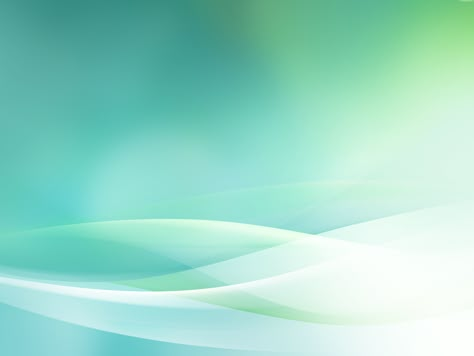
#> input picture .conversation/edu-test/.conversation/Edu/.conversation/Edu/Edu/attached_assets/20260430_115315_0_io_thread_1777531658261_1779186936558.jpg, 474 x 356 px; its folder holds only this picture in this run
$ python -i cutout.py   (imports and definitions only)
#> lines starting #> are read from the running program, lines starting #| are printed output that depends on the picture; after the words box and inside, x2 and y2 are one past the last pixel; in counts of white or black regions, pixels touching at a corner belong together
#> further down, picture is the input picture: PIL image 474x356 RGB; mean R, G, B 152.3, 216, 199.9
### services/heavy_gate.py
"""Og'ir ishlar darvozasi — server xotirasi to'lib, bot qotib qolmasligi uchun.

2 GB li serverda xotira 100% ga chiqib, bot 40 daqiqa qotib turgan edi. Sabab bitta emas: xotira ko'p
yeydigan ishlar (brauzer — Chromium, LibreOffice, 3D model o'girish — node, ONNX, PDF→Word) har biri o'zi
xohlagan paytda boshlanardi; bir vaqtda 3-4 mijoz buyurtma bersa, ular birga xotirani to'ldirardi.

Endi har shunday ish shu yerdan ruxsat oladi (pikni kutib turmaymiz — unga yo'l qo'ymaymiz):

- bir vaqtda ko'pi bilan `parallel()` ta: 2 GB serverda 1, 4 GB da 2, kattasida 3 (`HEAVY_PARALLEL`);
- boshlashdan oldin bo'sh xotira (`MemAvailable`) tekshiriladi: ishning ehtiyoji + `RESERVE_MB` (250) bo'lishi
  shart, yaqinda boshlangan ishlarning hali yemagan xotirasi ham hisobga olinadi;
- yetmasa ish boshlanmaydi — navbatda kutadi. Ortiqcha yuk qotishga emas, kechikishga aylanadi; mijoz navbatni
  ko'rmaydi (kutish xabarlari va qiziqarli ma'lumotlar almashib turadi);
- navbat ustuvorlik bo'yicha: mijoz kutayotgan ish (`ODDIY`) fon ishidan (`FON` — do'kon ko'rgazmasi, 3D
  katalogni oldindan yuklash) oldin o'tadi, bir xil ustuvorlikda — kelish tartibida;
- ichma-ich so'rov (bosqich ruxsat olgan, uning ichidagi render ham so'raydi) qayta kutmaydi — ruxsat
  `contextvars` orqali oqimga ham o'tadi (`asyncio.to_thread`, `context.run`);
- buyurtma abadiy osilib qolmasin: hech narsa ishlamayotgan bo'lsa-yu xotira baribir yetmasa (masalan bot o'zi
  katta), `GRACE` soniyadan keyin ish boshlanadi; ruxsat olib `STALE` dan ko'p turgan ish (osilib qolgan)
  sanalmaydi.

Kernel bilan ham kelishilgan: brauzer, node, LibreOffice jarayonlari `oom_score_adj=1000` bilan belgilanadi
(`mark_children`) — xotira baribir tugasa, Linux (yoki earlyoom) botni emas, avval ularni o'chiradi.
"""
import asyncio
import contextlib
import contextvars
import functools
import heapq
import itertools
import logging
import os
import threading
import time
from typing import Dict, List, Optional, Tuple

log = logging.getLogger(__name__)

# Ustuvorlik: kichigi oldin.
TEZ, ODDIY, FON = 0, 1, 2


def _env_int(name: str, default: int) -> int:
    try:
        return int(os.getenv(name) or default)
    except ValueError:
        return default


# Har ish turining taxminiy eng katta xotirasi (MB) — o'lchovlar bo'yicha, `HEAVY_*_MB` bilan o'zgaradi.
BROWSER_MB = _env_int("HEAVY_BROWSER_MB", 450)     # Chromium + Playwright drayveri, 1920×1080 sahifa
OFFICE_MB = _env_int("HEAVY_OFFICE_MB", 350)       # LibreOffice (PPTX/DOCX → PDF)
ONNX_MB = _env_int("HEAVY_ONNX_MB", 500)           # ISNet (fonni olib tashlash)
PDF_MB = _env_int("HEAVY_PDF_MB", 400)             # pdf2docx
DECK3D_MB = _env_int("HEAVY_DECK3D_MB", 400)       # 3D taqdimotni yig'ish (GLB modellar, soddalashtirish)
RESERVE_MB = _env_int("HEAVY_RESERVE_MB", 250)     # bot va tizim uchun doim bo'sh qoladigan xotira
GRACE = float(_env_int("HEAVY_GRACE_SEC", 45))
STALE = float(_env_int("HEAVY_STALE_SEC", 20 * 60))
RAMP = 20.0                                        # yangi boshlangan ish shu vaqt ichida xotirasini to'liq yeydi
POLL = 0.5

# Kernel xotira tugaganda birinchi o'chiradigan jarayonlar (nomi /proc/<pid>/comm, 15 belgigacha).
VICTIMS = ("chrome", "headless", "node", "soffice", "ffmpeg", "oosplash")


# ───────────────────────────────────────────── xotira

def meminfo() -> Dict[str, int]:
    """/proc/meminfo (MB). Linux bo'lmasa — bo'sh."""
    out: Dict[str, int] = {}
    try:
        with open("/proc/meminfo", encoding="ascii") as fh:
            for line in fh:
                key, value = line.split(":", 1)
                out[key] = int(value.split()[0]) // 1024
    except (OSError, ValueError, IndexError):
        pass
    return out


def available_mb() -> Optional[int]:
    return meminfo().get("MemAvailable")


def parallel() -> int:
    """Bir vaqtda nechta og'ir ish: `HEAVY_PARALLEL` yoki server xotirasiga qarab."""
    env = os.getenv("HEAVY_PARALLEL")
    if env:
        try:
            return max(1, int(env))
        except ValueError:
            pass
    total = meminfo().get("MemTotal", 0)
    if not total:
        return 2
    return 1 if total < 3000 else 2 if total < 6000 else 3


# ───────────────────────────────────────────── navbat

_cond = threading.Condition(threading.Lock())
_seq = itertools.count(1)
_active: Dict[int, dict] = {}            # ruxsat olganlar: chipta → {label, need, since}
_queue: List[Tuple[int, int]] = []       # kutayotganlar (heap): (ustuvorlik, chipta)
_waiting: Dict[int, dict] = {}           # chipta → {label, need, since, priority}
_held: contextvars.ContextVar = contextvars.ContextVar("heavy_gate_held", default=None)
_priority: contextvars.ContextVar = contextvars.ContextVar("heavy_gate_priority", default=ODDIY)
stats = {"admitted": 0, "waited": 0, "longest_wait": 0.0, "forced": 0}


def _live(now: float) -> List[dict]:
    return [a for a in _active.values() if now - a["since"] < STALE]


def _admit(ticket: int) -> bool:
    """Navbat boshidagi chiptani o'tkazish mumkinmi (qulf ostida chaqiriladi)."""
    if not _queue or _queue[0][1] != ticket:
        return False
    info = _waiting[ticket]
    now = time.time()
    live = _live(now)
    if len(live) >= parallel():
        return False
    forced = False
    avail = available_mb()
    if avail is not None:
        # Yaqinda boshlangan ish hali xotirasini to'liq yemagan — uni ham band deb hisoblaymiz.
        ramping = sum(a["need"] for a in live if now - a["since"] < RAMP)
        if avail - ramping < info["need"] + RESERVE_MB:
            if live or now - info["since"] < GRACE:
                return False
            forced = True                       # hech narsa ishlamayapti — kutishdan foyda yo'q
    heapq.heappop(_queue)
    _waiting.pop(ticket, None)
    _active[ticket] = {"label": info["label"], "need": info["need"], "since": now}
    waited = now - info["since"]
    stats["admitted"] += 1
    if waited >= 1.0:
        stats["waited"] += 1
        stats["longest_wait"] = max(stats["longest_wait"], waited)
    if forced:
        stats["forced"] += 1
        log.warning("Og'ir ish: xotira kam (%s MB), lekin boshqa ish yo'q — boshlanadi: %s", avail, info["label"])
    elif waited >= 5.0:
        log.info("Og'ir ish %.0f s navbatda kutdi: %s", waited, info["label"])
    return True


def _enqueue(label: str, need_mb: int, priority: Optional[int]) -> int:
    prio = _priority.get() if priority is None else priority
    with _cond:
        ticket = next(_seq)
        _waiting[ticket] = {"label": label, "need": int(need_mb or 0), "since": time.time(), "priority": prio}
        heapq.heappush(_queue, (prio, ticket))
    return ticket


# [8 lines left out: function _drop, not called in this run]


def _release(ticket: int) -> None:
    with _cond:
        _active.pop(ticket, None)
        _cond.notify_all()


def held() -> bool:
    """Joriy ish allaqachon ruxsat olganmi."""
    return _held.get() is not None


@contextlib.contextmanager
def slot(label: str, need_mb: int, priority: Optional[int] = None):
    """Sinxron (oqimdagi) ish uchun ruxsat: xotira va navbat yetguncha kutadi."""
    if _held.get() is not None:
        yield
        return
    ticket = _enqueue(label, need_mb, priority)
    try:
        with _cond:
            while not _admit(ticket):
                _cond.wait(POLL)
    except BaseException:
        _drop(ticket)
        raise
    token = _held.set(ticket)
    try:
        yield
    finally:
        _held.reset(token)
        _release(ticket)


@contextlib.asynccontextmanager
async def aslot(label: str, need_mb: int, priority: Optional[int] = None):
    """Asinxron kod uchun ruxsat: kutish hodisalar siklini to'xtatmaydi. Ruxsat ichidagi
    `asyncio.to_thread` / `context.run` oqimlariga ham o'tadi — u yerdagi `slot` qayta kutmaydi."""
    if _held.get() is not None:
        yield
        return
    ticket = _enqueue(label, need_mb, priority)
    try:
        while True:
            with _cond:
                if _admit(ticket):
                    break
            await asyncio.sleep(POLL)
    except BaseException:
        _drop(ticket)
        raise
    token = _held.set(ticket)
    try:
        yield
    finally:
        _held.reset(token)
        _release(ticket)


# [108 lines left out: functions guard, fon, snapshot, set_oom_score, _process_tree, mark_children and 1 more, not called in this run]

### services/pro3d/cutout.py
"""3D obyekt rasmining fonini olib tashlash (shaffof PNG).

Rasm modeli obyektni bir xil rangli fonda chizadi: odatda yashil ("chroma key", kinodagi yashil ekran),
obyektning o'zi yashil bo'lsa (barg, salat, qurbaqa) — pushti (magenta). Fon rangi bo'yicha o'chiriladi:
oq suyak, oq sut yoki yumshoq soya oq fondagidek fon bilan adashmaydi, obyekt ichidagi teshiklar ham
tozalanadi. Chetdagi yashil "nur" (spill) olib tashlanadi. Model fon rangini bermasa — eski yo'l:

1. ISNet (`isnet-general-use.onnx`, rembg loyihasining ochiq modeli) — sun'iy intellekt obyektni fondan
   ajratadi; oq suyak yoki oq tishli obyekt ham oq fonga "erib" ketmaydi. Model birinchi ishlatilganda
   yuklab olinadi (~180 MB) va keyin diskda turadi.
2. Zaxira — oq fonni rasm chetidan boshlab "to'ldirish": faqat chetga tutashgan oq soha o'chadi. Model
   yuklanmasa yoki onnxruntime o'rnatilmagan bo'lsa ham xizmat to'xtamaydi.

Ikkala yo'lda ham obyekt chetidagi oq "hoshiya" tozalanadi: yarim shaffof piksellar rangi oq fondan
ajratiladi (to'q ko'k slaydda obyekt atrofida oq chiziq qolmaydi).
"""
import logging
import os
import threading
from typing import Optional, Tuple

import numpy as np
from PIL import Image, ImageFilter

log = logging.getLogger(__name__)

MODEL_URL = "https://github.com/danielgatis/rembg/releases/download/v0.0.0/isnet-general-use.onnx"
MODEL_PATH = os.getenv("PRO3D_CUTOUT_MODEL") or os.path.join(
    os.path.expanduser("~"), ".cache", "edufayl", "isnet-general-use.onnx")
MODEL_SIZE = 1024
MIN_MODEL_BYTES = 100_000_000      # chala yuklangan fayl model emas

# Oq fon: har uch kanal shundan yorug' va rangsiz (kulrang emas) bo'lsa.
WHITE = 238
GREY_SPREAD = 20

_session = None
_session_lock = threading.Lock()
_session_failed = False


def _download(path: str) -> bool:
    import requests

    os.makedirs(os.path.dirname(path), exist_ok=True)
    part = path + ".part"
    try:
        with requests.get(MODEL_URL, stream=True, timeout=(15, 300)) as resp:
            resp.raise_for_status()
            with open(part, "wb") as out:
                for chunk in resp.iter_content(1 << 20):
                    out.write(chunk)
        if os.path.getsize(part) < MIN_MODEL_BYTES:
            raise RuntimeError(f"fayl juda kichik ({os.path.getsize(part)} bayt)")
        os.replace(part, path)
        log.info("Fon olib tashlash modeli yuklandi: %s", path)
        return True
    except Exception as exc:
        log.warning("Fon olib tashlash modeli yuklanmadi: %s", exc)
        try:
            os.remove(part)
        except OSError:
            pass
        return False


def _model():
    """ONNX sessiyasi (bir marta ochiladi). Ochib bo'lmasa None — zaxira yo'l ishlaydi."""
    global _session, _session_failed
    if _session is not None or _session_failed:
        return _session
    with _session_lock:
        if _session is not None or _session_failed:
            return _session
        try:
            import onnxruntime as ort
        except Exception as exc:
            log.warning("onnxruntime yo'q — fon oddiy usulda olib tashlanadi: %s", exc)
            _session_failed = True
            return None
        if not (os.path.exists(MODEL_PATH) and os.path.getsize(MODEL_PATH) >= MIN_MODEL_BYTES):
            if not _download(MODEL_PATH):
                _session_failed = True
                return None
        try:
            options = ort.SessionOptions()
            options.intra_op_num_threads = max(1, min(4, os.cpu_count() or 1))
            # Xotira "arenasi" ish tugagach ham xotirani ushlab turadi — kichik serverda kerak emas.
            options.enable_cpu_mem_arena = False
            _session = ort.InferenceSession(MODEL_PATH, options, providers=["CPUExecutionProvider"])
        except Exception as exc:
            log.warning("Fon olib tashlash modeli ochilmadi: %s", exc)
            _session_failed = True
        return _session


def warm() -> None:
    """Modelni oldindan (fon oqimida) yuklab ochadi — birinchi buyurtma kutib qolmasin."""
    threading.Thread(target=_model, name="pro3d-cutout-warm", daemon=True).start()


IDLE_RELEASE = float(os.getenv("PRO3D_CUTOUT_IDLE_SEC") or 600)
_release_timer: Optional[threading.Timer] = None


# [17 lines left out: function _release_later, not called in this run]


def _model_mask(image: Image.Image) -> Optional[np.ndarray]:
    """ISNet niqobi (0..1, rasm o'lchamida) yoki None. Og'ir ishlar darvozasi orqali — xotira to'lmasin."""
    from services import heavy_gate

    with heavy_gate.slot("fon olib tashlash (ONNX)", heavy_gate.ONNX_MB):
        session = _model()
        if session is None:
            return None
        small = image.convert("RGB").resize((MODEL_SIZE, MODEL_SIZE), Image.LANCZOS)
        arr = np.asarray(small, dtype=np.float32)
        arr = arr / max(float(arr.max()), 1e-6) - 0.5            # rembg: mean 0.5, std 1.0
        tensor = arr.transpose(2, 0, 1)[None].astype(np.float32)
        try:
            out = session.run(None, {session.get_inputs()[0].name: tensor})[0][0, 0]
        except Exception as exc:
            log.warning("Fon olib tashlash modeli ishlamadi: %s", exc)
            return None
        finally:
            _release_later()
    low, high = float(out.min()), float(out.max())
    if high - low < 1e-6:
        return None
    pred = ((out - low) / (high - low) * 255).astype(np.uint8)
    mask = Image.fromarray(pred, "L").resize(image.size, Image.LANCZOS)
    return np.asarray(mask, dtype=np.float32) / 255.0


def _white_background(rgb: np.ndarray) -> np.ndarray:
    """Rasm chetiga tutashgan oq soha (True — fon)."""
    low, high = rgb.min(axis=2), rgb.max(axis=2)
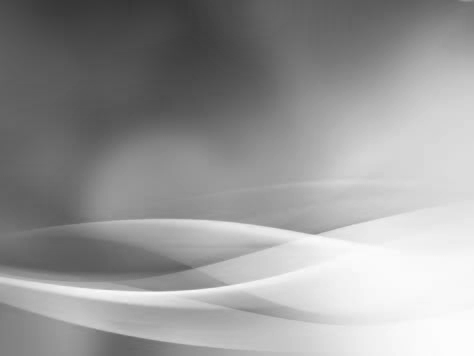
#> low: shape (356, 474); min 52, max 252, mean 152.2
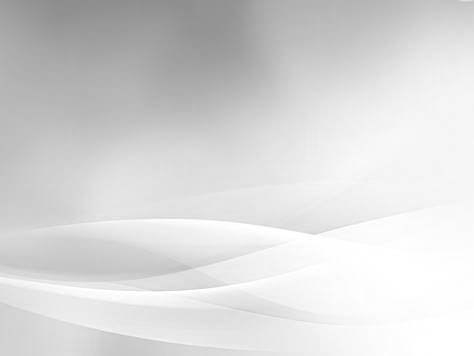
#> high: shape (356, 474); min 141, max 255, mean 216.1
    white = (low >= WHITE) & (high - low <= GREY_SPREAD)
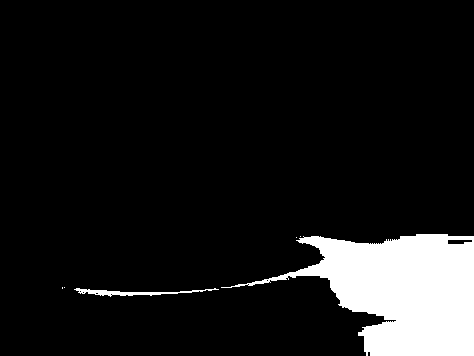
#> white: shape (356, 474) bool; 9.7% white; 6 white regions (4 under 20 px), largest, box (x1, y1, x2, y2) and area: (221, 234, 474, 356) 15970, (74, 288, 219, 297) 435
    try:
        import cv2

        count, labels = cv2.connectedComponents(white.astype(np.uint8), connectivity=4)
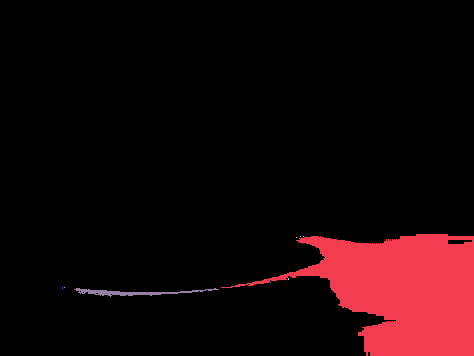
#> labels: shape (356, 474) int32; 10 distinct labels, from 0 to 9; one colour per label, 0 black
#> count = 10
        border = np.unique(np.concatenate([labels[0], labels[-1], labels[:, 0], labels[:, -1]]))
#> border = [0, 1]
        border = border[border != 0]
#> border = [1]
        return np.isin(labels, border) & white
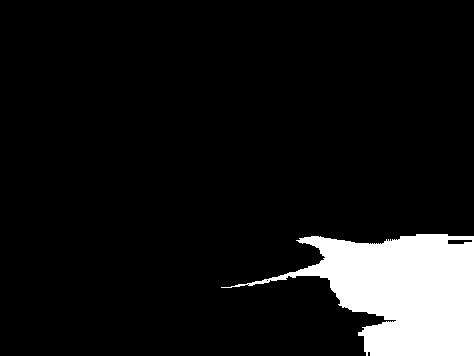
#> returned value: shape (356, 474) bool; 9.5% white; 1 white region, box (x1, y1, x2, y2) and area: (221, 234, 474, 356) 15966
    except Exception:
        # cv2 bo'lmasa: oddiy "to'lqin" bilan chetdan to'ldirish.
        from collections import deque

        h, w = white.shape
        seen = np.zeros_like(white)
        queue = deque()
        for y in range(h):
            for x in (0, w - 1):
                if white[y, x] and not seen[y, x]:
                    seen[y, x] = True
                    queue.append((y, x))
        for x in range(w):
            for y in (0, h - 1):
                if white[y, x] and not seen[y, x]:
                    seen[y, x] = True
                    queue.append((y, x))
        while queue:
            y, x = queue.popleft()
            for ny, nx in ((y + 1, x), (y - 1, x), (y, x + 1), (y, x - 1)):
                if 0 <= ny < h and 0 <= nx < w and white[ny, nx] and not seen[ny, nx]:
                    seen[ny, nx] = True
                    queue.append((ny, nx))
        return seen


# ───────────────────────────────────────── rangli fon (chroma key)

KEYS = {"green": "#00B140", "magenta": "#FF00FF"}
KEY_LOW, KEY_HIGH = 18.0, 60.0        # "fon rangliligi" shundan past — obyekt, yuqori — fon
BORDER_SHARE = 0.6                   # rasm chetining shuncha qismi fon rangida bo'lsa — rangli fon usuli


# [6 lines left out: function _key_score, not called in this run]


def _border_is_key(score: np.ndarray) -> bool:
    edge = np.concatenate([score[:3].ravel(), score[-3:].ravel(), score[:, :3].ravel(), score[:, -3:].ravel()])
    return float((edge > KEY_HIGH * 0.7).mean()) >= BORDER_SHARE


# [50 lines left out: functions _despill, _drop_specks, _chroma, _decontaminate, not called in this run]


def cut(image: Image.Image, key: Optional[str] = None) -> Tuple[Image.Image, str]:
    """(shaffof RGBA rasm, usul nomi). Usul: "yashil fon"/"pushti fon", "model", "oq fon" yoki ""
    (fon olib tashlanmadi). `key` — rasm qaysi rangli fonda chizilgan ("green" | "magenta")."""
    if key in KEYS:
        keyed = _chroma(image, key)
        if keyed is not None:
            rgb, mask = keyed
            coverage = float((mask > 0.5).mean())
            if 0.02 <= coverage <= 0.97:
                rgba = np.dstack([rgb, mask * 255.0]).astype(np.uint8)
                return Image.fromarray(rgba, "RGBA"), "yashil fon" if key == "green" else "pushti fon"
            log.warning("Rangli fon ajratilmadi (obyekt ulushi %.1f%%)", coverage * 100)
        else:
            log.warning("Rasm chetida %s fon yo'q — oddiy usul", key)
    rgb = np.asarray(image.convert("RGB"), dtype=np.float32)
    background = _white_background(rgb.astype(np.uint8))
    mask = _model_mask(image)
    method = "model"
    if mask is None:
        method = "oq fon"
        mask = (~background).astype(np.float32)
        # Qirralarni yumshatish: 1 pikselli o'tish.
        mask = np.asarray(Image.fromarray((mask * 255).astype(np.uint8), "L")
                          .filter(ImageFilter.GaussianBlur(1.0)), dtype=np.float32) / 255.0
    else:
        # Model ishonchsiz joyda (0.1-0.6) chetga tutashgan toza oq piksel — fon.
        mask = np.where(background & (mask < 0.6), 0.0, mask)
    mask = _drop_specks(mask)
    coverage = float((mask > 0.5).mean())
    if coverage < 0.02 or coverage > 0.97:
        log.warning("Fon ajratilmadi (obyekt ulushi %.1f%%) — rasm o'zgarishsiz", coverage * 100)
        return image.convert("RGBA"), ""
    clean = _decontaminate(rgb, mask)
    if key in KEYS and _tinted_border(rgb, key):
        # Fon xira yashil (pushti) bo'lib chizilgan: rangli fon usuli ishlamadi, lekin fon rangi shaffof
        # (shisha, suv) obyekt orqali ko'rinib, uni yashil qilib qo'yardi — o'sha rang olib tashlanadi.
        clean = _despill(clean, key)
    rgba = np.dstack([clean, mask * 255.0]).astype(np.uint8)
    return Image.fromarray(rgba, "RGBA"), method


# [28 lines left out: functions _tinted_border, trim, is_transparent, not called in this run]

>>> from PIL import Image
>>> picture = Image.open('../../.conversation/edu-test/.conversation/Edu/.conversation/Edu/Edu/attached_assets/20260430_115315_0_io_thread_1777531658261_1779186936558.jpg')
#> (the run stopped early here; a loop or call above may not have finished)

$ run again, on .conversation/edu-test/.conversation/Edu/.conversation/Edu/Edu/attached_assets/1777452798417_1779186936895.png
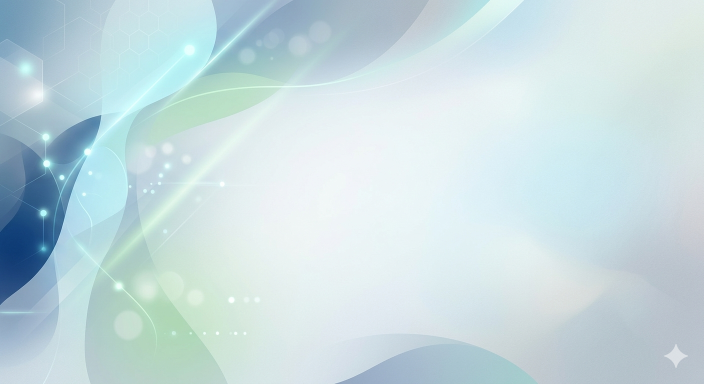
#> input picture .conversation/edu-test/.conversation/Edu/.conversation/Edu/Edu/attached_assets/1777452798417_1779186936895.png, 1408 x 768 px (shown at 1/2 size)
#> picture is the input picture: PIL image 1408x768 RGB; mean R, G, B 198.8, 219.1, 223.5
#> in _white_background, `white = (low >= WHITE) & (high - low <= GREY_SPREAD)`:
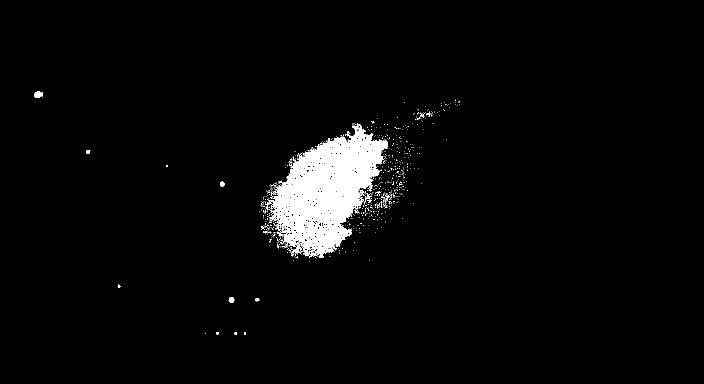
#> white: shape (768, 1408) bool (shown at 1/2 size); 3.3% white; 738 white regions (717 under 20 px), largest, box (x1, y1, x2, y2) and area: (532, 246, 776, 516) 32725, (69, 182, 86, 196) 161, (457, 594, 469, 606) 100
#> in _white_background, `count, labels = cv2.connectedComponents(white.astype(np.uint8), connec..`:
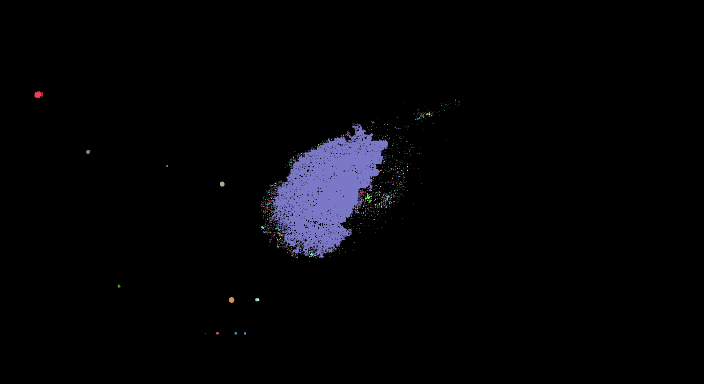
#> labels: shape (768, 1408) int32 (shown at 1/2 size); 1089 distinct labels, from 0 to 1088; one colour per label, 0 black
#> count = 1089
#> in _white_background, `border = np.unique(np.concatenate([labels[0], labels[-1], labels[:, 0]..`: border = [0]
#> in _white_background, `border = border[border != 0]`: border = empty array
